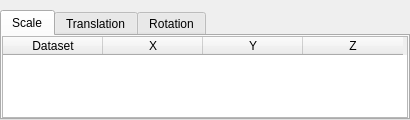
<?xml version="1.0" encoding="UTF-8"?>
<ui version="4.0">
 <class>TransformTableGUI</class>
 <widget class="QWidget" name="TransformTableGUI">
  <property name="geometry">
   <rect>
    <x>0</x>
    <y>0</y>
    <width>410</width>
    <height>120</height>
   </rect>
  </property>
  <property name="sizePolicy">
   <sizepolicy hsizetype="Preferred" vsizetype="Minimum">
    <horstretch>0</horstretch>
    <verstretch>0</verstretch>
   </sizepolicy>
  </property>
  <property name="minimumSize">
   <size>
    <width>0</width>
    <height>120</height>
   </size>
  </property>
  <property name="windowTitle">
   <string>Form</string>
  </property>
  <layout class="QVBoxLayout" name="verticalLayout">
   <property name="spacing">
    <number>0</number>
   </property>
   <property name="leftMargin">
    <number>0</number>
   </property>
   <property name="topMargin">
    <number>10</number>
   </property>
   <property name="rightMargin">
    <number>0</number>
   </property>
   <property name="bottomMargin">
    <number>0</number>
   </property>
   <item>
    <widget class="QTabWidget" name="tabWidget">
     <property name="currentIndex">
      <number>0</number>
     </property>
     <widget class="QWidget" name="scaleTab">
      <attribute name="title">
       <string>Scale</string>
      </attribute>
      <layout class="QVBoxLayout" name="verticalLayout_4">
       <property name="spacing">
        <number>0</number>
       </property>
       <property name="leftMargin">
        <number>0</number>
       </property>
       <property name="topMargin">
        <number>0</number>
       </property>
       <property name="rightMargin">
        <number>0</number>
       </property>
       <property name="bottomMargin">
        <number>0</number>
       </property>
       <item>
        <widget class="QTableWidget" name="scaleTable">
         <column>
          <property name="text">
           <string>Dataset</string>
          </property>
          <property name="textAlignment">
           <set>AlignCenter</set>
          </property>
         </column>
         <column>
          <property name="text">
           <string>X</string>
          </property>
          <property name="textAlignment">
           <set>AlignCenter</set>
          </property>
         </column>
         <column>
          <property name="text">
           <string>Y</string>
          </property>
          <property name="textAlignment">
           <set>AlignCenter</set>
          </property>
         </column>
         <column>
          <property name="text">
           <string>Z</string>
          </property>
          <property name="textAlignment">
           <set>AlignCenter</set>
          </property>
         </column>
        </widget>
       </item>
      </layout>
     </widget>
     <widget class="QWidget" name="translationTAb">
      <attribute name="title">
       <string>Translation</string>
      </attribute>
      <layout class="QVBoxLayout" name="verticalLayout_2">
       <property name="spacing">
        <number>0</number>
       </property>
       <property name="leftMargin">
        <number>0</number>
       </property>
       <property name="topMargin">
        <number>0</number>
       </property>
       <property name="rightMargin">
        <number>0</number>
       </property>
       <property name="bottomMargin">
        <number>0</number>
       </property>
       <item>
        <widget class="QTableWidget" name="translationTable">
         <column>
          <property name="text">
           <string>Dataset</string>
          </property>
          <property name="textAlignment">
           <set>AlignCenter</set>
          </property>
         </column>
         <column>
          <property name="text">
           <string>X</string>
          </property>
          <property name="textAlignment">
           <set>AlignCenter</set>
          </property>
         </column>
         <column>
          <property name="text">
           <string>Y</string>
          </property>
          <property name="textAlignment">
           <set>AlignCenter</set>
          </property>
         </column>
         <column>
          <property name="text">
           <string>Z</string>
          </property>
          <property name="textAlignment">
           <set>AlignCenter</set>
          </property>
         </column>
        </widget>
       </item>
      </layout>
     </widget>
     <widget class="QWidget" name="rotationTab">
      <attribute name="title">
       <string>Rotation</string>
      </attribute>
      <layout class="QVBoxLayout" name="verticalLayout_3">
       <property name="spacing">
        <number>0</number>
       </property>
       <property name="leftMargin">
        <number>0</number>
       </property>
       <property name="topMargin">
        <number>0</number>
       </property>
       <property name="rightMargin">
        <number>0</number>
       </property>
       <property name="bottomMargin">
        <number>0</number>
       </property>
       <item>
        <widget class="QTableWidget" name="rotationTable">
         <column>
          <property name="text">
           <string>Dataset</string>
          </property>
          <property name="textAlignment">
           <set>AlignCenter</set>
          </property>
         </column>
         <column>
          <property name="text">
           <string>X</string>
          </property>
          <property name="textAlignment">
           <set>AlignCenter</set>
          </property>
         </column>
         <column>
          <property name="text">
           <string>Y</string>
          </property>
          <property name="textAlignment">
           <set>AlignCenter</set>
          </property>
         </column>
         <column>
          <property name="text">
           <string>Z</string>
          </property>
          <property name="textAlignment">
           <set>AlignCenter</set>
          </property>
         </column>
        </widget>
       </item>
      </layout>
     </widget>
    </widget>
   </item>
  </layout>
 </widget>
 <resources/>
 <connections/>
</ui>
